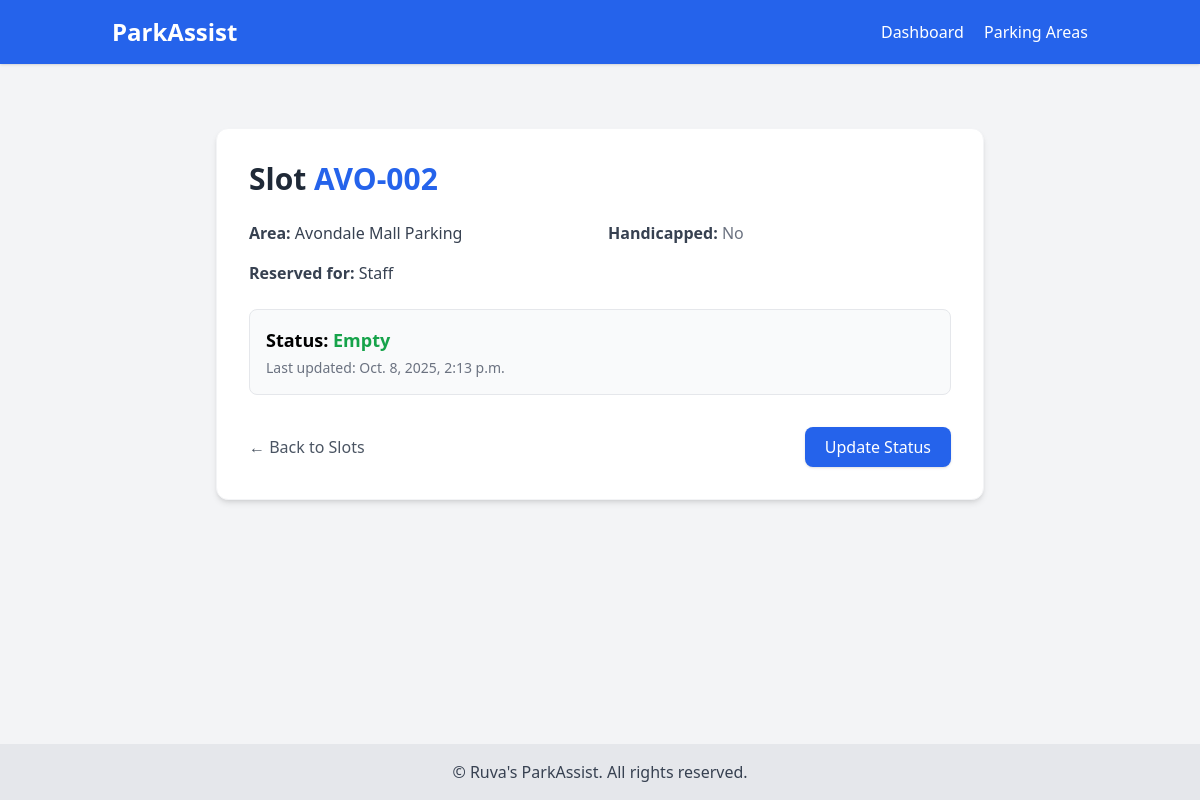
The app's page /slots/127/ with its own data.
### parking/models.py (models this page shows, shortened)
class ParkingSlot(models.Model):
    slot_id = models.CharField(max_length=20, verbose_name="Slot ID")
    area = models.ForeignKey(ParkingArea, on_delete=models.CASCADE, related_name='slots')
    level = models.ForeignKey(GarageLevel, on_delete=models.CASCADE, related_name='slots', null=True, blank=True)
    latitude = models.DecimalField(max_digits=9, decimal_places=6, blank=True, null=True)
    longitude = models.DecimalField(max_digits=9, decimal_places=6, blank=True, null=True)
    is_handicapped = models.BooleanField(default=False)
    reserved_for = models.CharField(max_length=50, blank=True, null=True)  # e.g., VIP, staff
    class Meta:
        verbose_name = "Parking Slot"
        verbose_name_plural = "Parking Slots"
        unique_together = ('slot_id', 'area')
    @property
    def latest_status(self):
        return self.statuses.order_by('-timestamp').first()

class ParkingArea(models.Model):
    name = models.CharField(max_length=100, unique=True, verbose_name="Area Name")
    total_capacity = models.IntegerField(default=0)
    area_type = models.CharField(
        max_length=50,
        choices=[('street','Street'), ('garage','Garage'), ('lot','Lot')]
    )
    boundary = models.JSONField(blank=True, null=True, help_text="List of coordinates defining area boundary")
    class Meta:
        verbose_name = "Parking Area"
        verbose_name_plural = "Parking Areas"

class SlotStatus(models.Model):
    slot = models.ForeignKey(ParkingSlot, on_delete=models.CASCADE, related_name='statuses')
    is_occupied = models.BooleanField()
    timestamp = models.DateTimeField(default=timezone.now)
    sensor = models.ForeignKey(Sensor, on_delete=models.SET_NULL, null=True, blank=True, related_name='statuses')
    class Meta:
        verbose_name = "Slot Status"
        verbose_name_plural = "Slot Statuses"
        ordering = ['-timestamp']

### parking/views.py (the view)
# urls.py: path('slots/<int:slot_id>/', views.parking_slot_detail, name='parking_slot_detail'),
def parking_slot_detail(request, slot_id):
    slot = get_object_or_404(ParkingSlot, pk=slot_id)
    latest_status = slot.latest_status
    return render(request, 'parking/parking_slot_detail.html', {
        'slot': slot,
        'latest_status': latest_status
    })

### templates/parking/parking_slot_detail.html (shortened to what this page needs)
{% extends "base.html" %}
{% block content %}
<div class="max-w-3xl mx-auto mt-10 bg-white rounded-xl shadow-md p-8 border border-gray-100">
    <h1 class="text-3xl font-bold text-gray-800 mb-6">
        Slot <span class="text-blue-600">{{ slot.slot_id }}</span>
    </h1>
    <div class="grid grid-cols-1 md:grid-cols-2 gap-4 text-gray-700">
        <p><strong>Area:</strong> {{ slot.area.name }}</p>
        <p><strong>Handicapped:</strong>
            {% if slot.is_handicapped %}
                <span class="text-blue-700 font-semibold">Yes</span>
            {% else %}
                <span class="text-gray-500">No</span>
            {% endif %}
        </p>
        <p><strong>Reserved for:</strong> {{ slot.reserved_for|default:"None" }}</p>
    </div>
    <div class="mt-6 p-4 bg-gray-50 rounded-lg border border-gray-200">
        {% if latest_status %}
            <p class="text-lg">
                <strong>Status:</strong>
                {% if latest_status.is_occupied %}
                    <span class="text-red-600 font-semibold">Occupied</span>
                {% else %}
                    <span class="text-green-600 font-semibold">Empty</span>
                {% endif %}
            </p>
            <p class="text-sm text-gray-500 mt-1">Last updated: {{ latest_status.timestamp }}</p>
        {% else %}
            <p class="text-gray-600 italic">Status: No data yet</p>
        {% endif %}
    </div>
    <div class="mt-8 flex items-center justify-between">
        <a href="{% url 'parking_area_detail' slot.area.id %}"
           class="text-gray-600 hover:text-gray-800 transition">← Back to Slots</a>
        <a href="{% url 'update_slot_status' slot.id %}"
           class="bg-blue-600 text-white px-5 py-2 rounded-lg shadow hover:bg-blue-700 transition">
            Update Status
        </a>
    </div>
</div>
{% endblock %}

### records on screen
ParkingSlot: slot_id "AVO-002", area.name "Avondale Mall Parking", reserved_for "Staff"
SlotStatus: timestamp "Oct. 8, 2025, 2:13 p.m."
